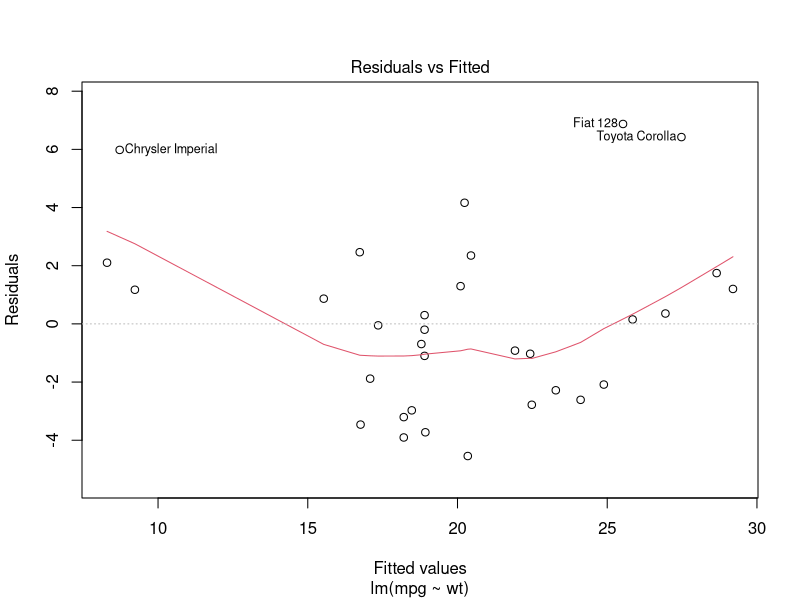
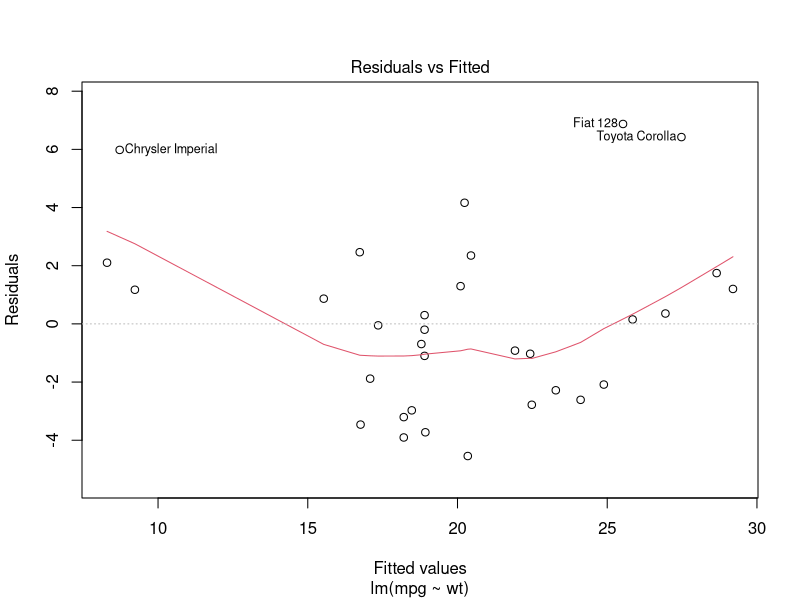
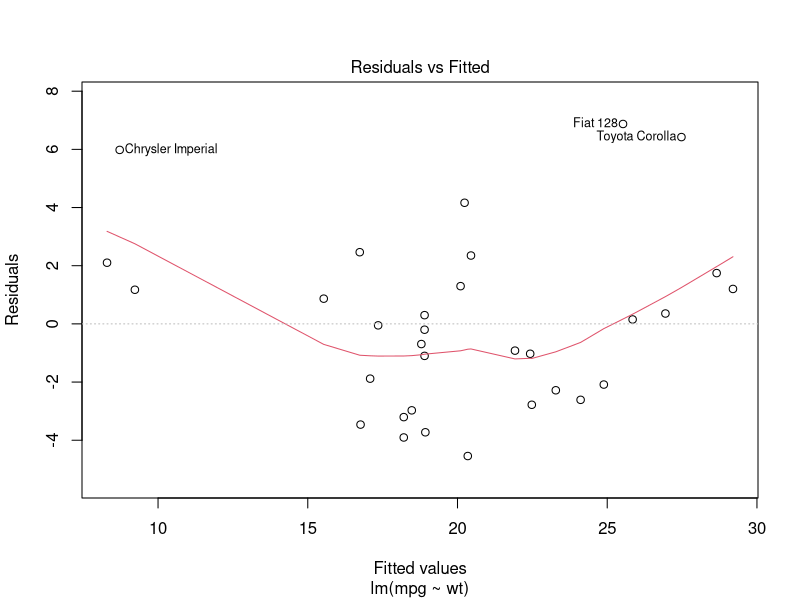
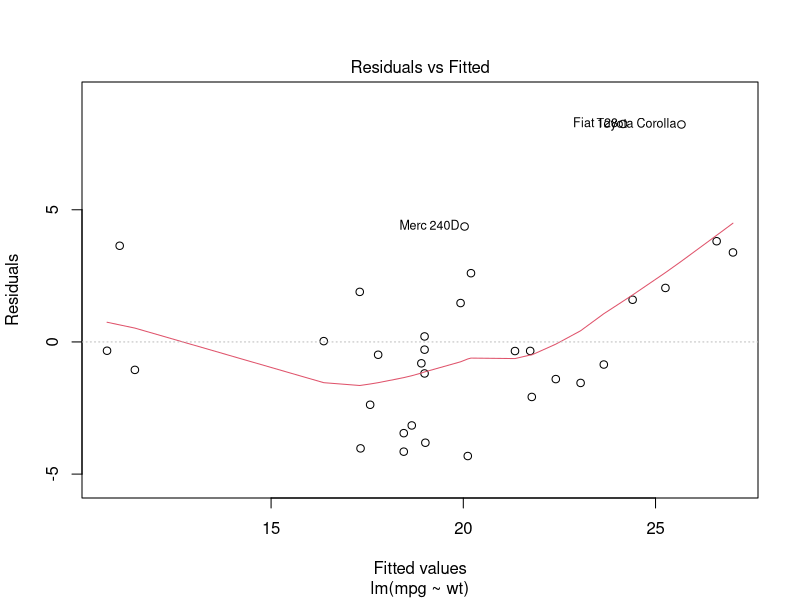

Source code (R) for these figures, in order:
## ---- chunk 1
mod <- lm(mpg ~ wt,mtcars)
plot(mod,1) #horn shaped pattern, violation of homoscedasiticity
library(lmtest)
bptest(mod) #saying for now the assumption is violated
## ---- chunk 2
plot(mod,1)
## ---- chunk 3
mod_ols <- lm(mpg ~ wt, mtcars) #ordinary least squares regression
wts <- 1/fitted(mod_ols)^2 #because horn is increasing
# fitted(mod_ols) provides the fitted values
mod_wls <- lm(mpg ~ wt, mtcars, weights = wts)
plot(mod_ols,1)
plot(mod_wls,1) # looks more fitted and normally distributed results
library(lmtest)
bptest(mod_wls) # p - value increased so we did increase homoscedasticity 
